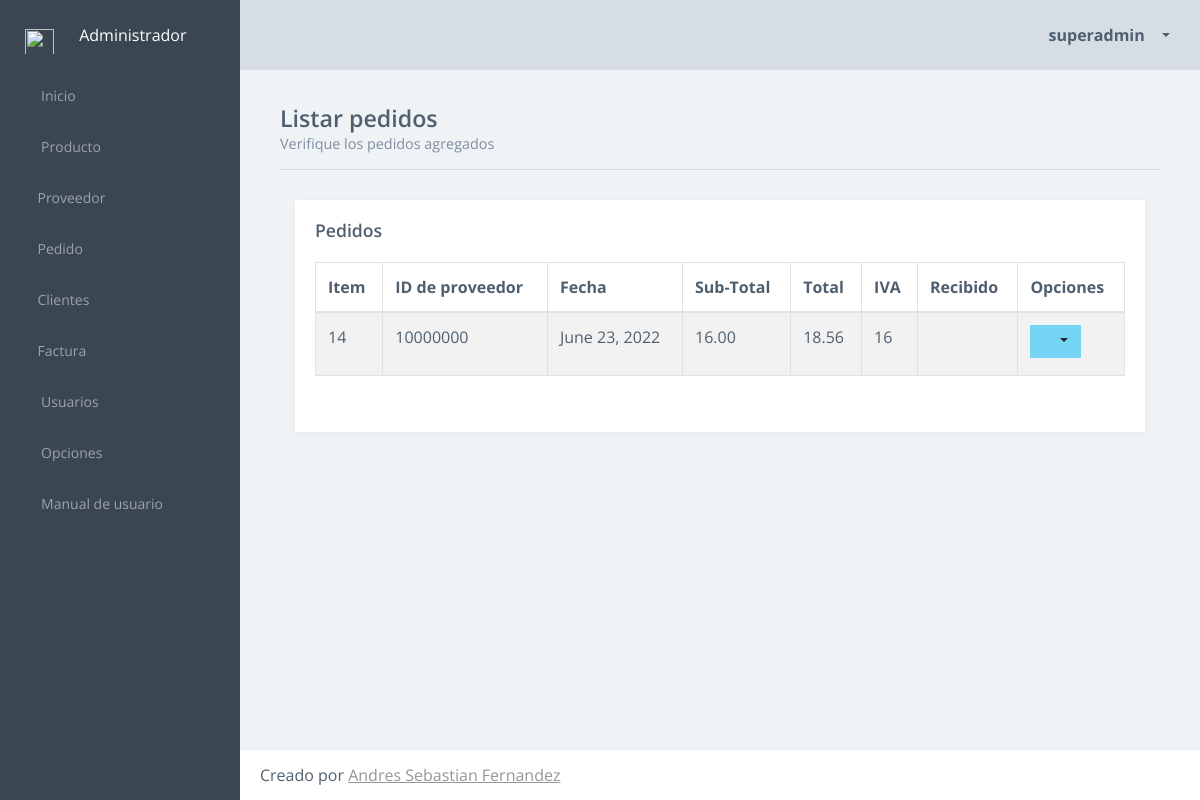
Page /inventario/listarPedidos (signed in) on the committed database.
### inventario/models.py (models this page shows, shortened)
class Usuario(AbstractUser):
    username = models.CharField(max_length=80, unique=True)
    password = models.CharField(max_length=20)
    email = models.EmailField(max_length=100, unique=True)
    first_name = models.CharField(max_length=40)
    last_name = models.CharField(max_length=60)
    nivel = models.IntegerField(null=True)

class Pedido(models.Model):
    proveedor = models.ForeignKey(Proveedor,to_field='cedula', on_delete=models.CASCADE)
    fecha = models.DateField()
    sub_monto = models.DecimalField(max_digits=20,decimal_places=2)
    monto_general = models.DecimalField(max_digits=20,decimal_places=2)
    iva = models.ForeignKey(Opciones,to_field='valor_iva', on_delete=models.CASCADE)
    presente = models.BooleanField(null=True)

class Proveedor(models.Model):
    cedula = models.CharField(max_length=12, unique=True)
    nombre = models.CharField(max_length=40)
    apellido = models.CharField(max_length=40)
    direccion = models.CharField(max_length=200)
    nacimiento = models.DateField()
    telefono = models.CharField(max_length=20)
    telefono2 = models.CharField(max_length=20,null=True)
    correo = models.CharField(max_length=100)
    correo2 = models.CharField(max_length=100,null=True)

class Opciones(models.Model):
    moneda = models.CharField(max_length=20, null=True)
    valor_iva = models.IntegerField(unique=True)
    nombre_negocio = models.CharField(max_length=25,null=True)
    mensaje_factura = models.TextField(null=True)

### inventario/views.py (the view)
# urls.py: path('listarPedidos', views.ListarPedidos.as_view(), name='listarPedidos'),
class ListarPedidos(LoginRequiredMixin, View):
    login_url = '/inventario/login'
    redirect_field_name = None
    def get(self, request):
        from django.db import models
        pedidos = Pedido.objects.all()
        contexto = {'tabla': pedidos}
        contexto = complementarContexto(contexto,request.user)
        return render(request, 'inventario/pedido/listarPedidos.html',contexto)

### inventario/funciones.py (called while the page is built)
def complementarContexto(contexto,datos):
    contexto['usuario'] = datos.username
    contexto['id_usuario'] = datos.id
    contexto['nombre'] = datos.first_name
    contexto['apellido'] = datos.last_name
    contexto['correo'] = datos.email
    return contexto

### inventario/templates/inventario/pedido/listarPedidos.html (shortened to what this page needs)
{% extends "inventario/comun/base.html" %}
{% block content %}
                <article class="content responsive-tables-page">
                    <div class="title-block">
                        <h1 class="title"> Listar pedidos </h1>
                        <p class="title-description"> Verifique los pedidos agregados </p>
                    </div>
                    <section class="section">
                        <div class="row">
                            <div class="col-md-12">
                            <div class="col-md-12">
                                <div class="card">
                                    <div class="card-block">
                                        <div class="card-title-block">
                                            <h3 class="title">Pedidos</h3>
                                        </div>
                                        <section class="example">
                                            <div class="table-responsive">
                                                <table id="example2" class="table table-striped table-bordered table-hover">
                                                    <thead>
                                                        <tr>
                                                            <th>Item</th>
                                                            <th>ID de proveedor</th>
                                                            <th>Fecha</th>
                                                            <th>Sub-Total</th>
                                                            <th>Total</th>
                                                            <th>IVA</th>
                                                            <th>Recibido</th>
                                                            <th>Opciones</th>
                                                        </tr>
                                                    </thead>
                                                    <tbody>
                                                        {% for fila in tabla %}
                                                        <tr>
                                                            <td>{{ fila.id}}</td>
                                                            <td>{{ fila.proveedor.cedula }}</td>
                                                            <td>{{ fila.fecha }}</td>
                                                            <td>{{ fila.sub_monto }}</td>
                                                            <td>{{ fila.monto_general }}</td>
                                                            <td>{{ fila.iva.valor_iva }}</td>
                                                            {% if fila.presente == 1%}
                                                            <td align="center" style="color: green;"> <em class="fa fa-check"></em> </td>
                                                            {% else %}
                                                             <td align="center" style="color: red;"><em class="fa fa-ban"></em></td>
                                                             {% endif %}
                                                            <td>
                                                <div class="btn-group">
                                                <button type="button" class="btn btn-info dropdown-toggle" data-toggle="dropdown" aria-haspopup="true" aria-expanded="false"><i class="fa fa-wrench"></i></button>
                                                     </div>
                                                            </td>
                                                        </tr>
                                                        {% endfor %}
                                                    </tbody>
                                                </table>
                                            </div>
                                        </section>
                                    </div>
                                </div>
                            </div>
                        </div>
                    </section>
                </article>
{% endblock %}

### inventario/templates/inventario/comun/header.html (shortened to what this page needs)
                <header class="header">
                    <div class="header-block header-block-nav">
                        <ul class="nav-profile">
                            <li class="profile dropdown">
                                <a class="nav-link dropdown-toggle" data-toggle="dropdown" href="#" role="button" aria-haspopup="true" aria-expanded="false">
                                    <em class="fa fa-user"></em>
                                    <span class="name"> {{ usuario }} </span>
                                </a>
                            </li>
                        </ul>
                    </div>
                </header>

### rows in the picture
Usuario: username "superadmin"
Pedido: id "14", proveedor.cedula "10000000", fecha "June 23, 2022", sub_monto "16.00", monto_general "18.56", iva.valor_iva "16", presente False (drawn)
